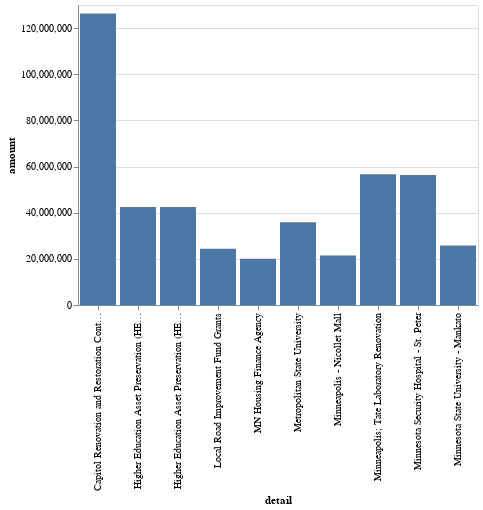

Source (notebook cell):
### Code cell
Chart(budget_top_10).mark_bar().encode(x='detail', y='amount')

### Figure 1 — Vega-Lite specification as saved in the notebook (floating-point values rounded to 4 significant figures)
{"$schema": "https://vega.github.io/schema/vega-lite/v2.6.0.json", "config": {"view": {"height": 300, "width": 400}}, "data": {"name": "data-91719760953d89b39d4d79f0cc1ae021"}, "datasets": {"data-91719760953d89b39d4d79f0cc1ae021": [{"amount": 126300000, "category": "ADMINISTRATION", "detail": "Capitol Renovation and Restoration Continued"}, {"amount": 56700000, "category": "UNIVERSITY OF MINNESOTA", "detail": "Minneapolis; Tate Laboratory Renovation"}, {"amount": 56317000, "category": "HUMAN SERVICES", "detail": "Minnesota Security Hospital - St. Peter"}, {"amount": 42500000, "category": "UNIVERSITY OF MINNESOTA", "detail": "Higher Education Asset Preservation (HEAPR) 1"}, {"amount": 42500000, "category": "MINNESOTA STATE COLLEGES AND UNIVERSITIES", "detail": "Higher Education Asset Preservation (HEAPR) 2"}, {"amount": 35865000, "category": "MINNESOTA STATE COLLEGES AND UNIVERSITIES", "detail": "Metropolitan State University"}, {"amount": 25818000, "category": "MINNESOTA STATE COLLEGES AND UNIVERSITIES", "detail": "Minnesota State University - Mankato"}, {"amount": 24356000, "category": "TRANSPORTATION", "detail": "Local Road Improvement Fund Grants"}, {"amount": 21500000, "category": "EMPLOYMENT AND ECONOMIC DEVELOPMENT", "detail": "Minneapolis - Nicollet Mall"}, {"amount": 20000000, "category": "MINNESOTA HOUSING FINANCE AGENCY", "detail": "MN Housing Finance Agency"}]}, "encoding": {"x": {"field": "detail", "type": "nominal"}, "y": {"field": "amount", "type": "quantitative"}}, "mark": "bar"}
